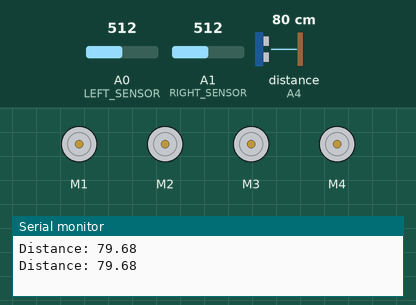
This sketch was run on a simulated Arduino Uno, built with avr-gcc and run on an emulated ATmega328P. On the bench: 4 × DC motor (green arrow = forward, orange = backward, longer = faster), the last lines printed to the serial monitor. Wiring (inferred from the names in the program): ultrasonic range finder: trigger A5; echo A4. The test bench sets the inputs (shaded band); at power-on: A0 (LEFT_SENSOR) = 512, A1 (RIGHT_SENSOR) = 512, distance to the obstacle (sensor on A4) 80 cm. The echo pulse lasts 58.3 µs per cm.

Above: at 1.8 s.
1.9 s: A0 (LEFT_SENSOR) set to 40
3.4 s: A0 (LEFT_SENSOR) set to 32
At 4.9 s:
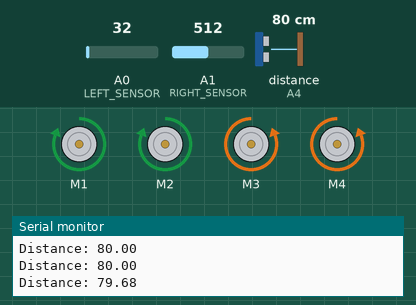
5.5 s: A1 (RIGHT_SENSOR) set to 40
7.2 s: A1 (RIGHT_SENSOR) set to 33
At 8.8 s:
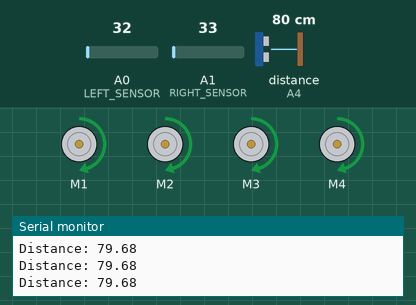
9.5 s: A0 (LEFT_SENSOR) set to 122
At 10.8 s:
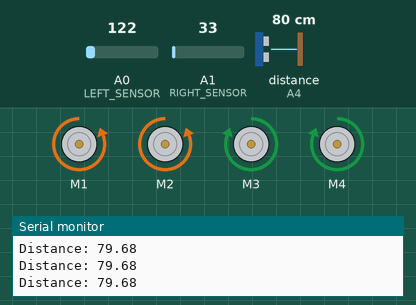
11.5 s: A0 (LEFT_SENSOR) set to 25
At 12.8 s:
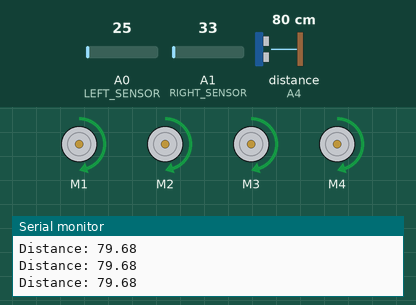
Timing chart, 0 to 14.5 s (numbered marks = the images above; inputs shaded):
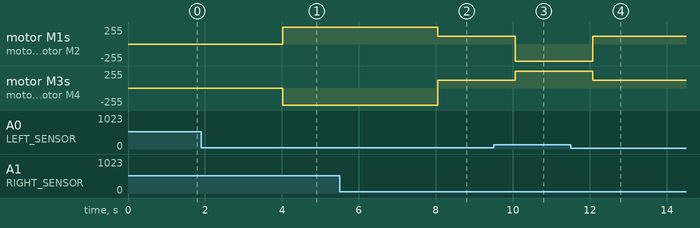

Measured:
- the behaviour switches between 36 and 35 on A0 (LEFT_SENSOR) (found by bisection; images 0 and 1)
- the behaviour switches between 36 and 35 on A1 (RIGHT_SENSOR) (found by bisection; images 1 and 2)
- after the input at 3.4 s, motor M1, motor M2: stopped → forward 255/255 after 0.63 s; motor M3, motor M4: stopped → backward 255/255 after 0.63 s
- after the input at 7.2 s, motor M1, motor M2: forward 255/255 → forward 120/255 after 0.85 s; motor M3, motor M4: backward 255/255 → forward 120/255 after 0.85 s
- after the input at 9.5 s, motor M1, motor M2: forward 120/255 → backward 255/255 after 0.56 s; motor M3, motor M4: forward 120/255 → forward 255/255 after 0.56 s
- after the input at 11.5 s, motor M1, motor M2: backward 255/255 → forward 120/255 after 0.58 s; motor M3, motor M4: forward 255/255 → forward 120/255 after 0.58 s

The sketch:

final_line_follower_1.ino
```cpp
//ARDUINO LINE FOLLOWER CAR Based On Arduino Motor Driver Shield
//You have to install the AFMotor library before uploading the sketch
//First download the AFMotor Zip file then open Arduino IDE
//go to sketch >> Include library >> ADD .Zip file >> Select the downloaded AFMotor Zip File >> open
// Created by DIY Builder
// You Can modify the sketch according to your need.

const int trigPin = A5;
const int echoPin = A4;
float duration, distance;

#include<AFMotor.h> //Include Adafruit Motor Driver Shield Library
//create motor obejects
AF_DCMotor motor1(1, MOTOR12_1KHZ);
AF_DCMotor motor2(2, MOTOR12_1KHZ);
AF_DCMotor motor3(3, MOTOR34_1KHZ);
AF_DCMotor motor4(4, MOTOR34_1KHZ);

#define LEFT_SENSOR A0 // connect the Left sensor with analog pin A0
#define RIGHT_SENSOR A1 // connect the Right sensor with analog pin A1

void setup() {

pinMode(trigPin, OUTPUT);
pinMode(echoPin, INPUT);

Serial.begin(9600);

pinMode(RIGHT_SENSOR, INPUT); // initialize Right sensor as an inut
pinMode(LEFT_SENSOR, INPUT); // initialize Left sensor as as input

}

void loop() {

 digitalWrite(trigPin, LOW);
  delayMicroseconds(2);
  digitalWrite(trigPin, HIGH);
  delayMicroseconds(10);
  digitalWrite(trigPin, LOW);

  duration = pulseIn(echoPin, HIGH);
  distance = (duration*.0343)/2;
  Serial.print("Distance: ");
  Serial.println(distance);
  delay(1000);

if(distance>12.00)
{


if(analogRead(RIGHT_SENSOR)<=35 && analogRead(LEFT_SENSOR)<=35) //compare both sensor value to set the directionc
{
  motor1.run(FORWARD); // run motor1 clockwise
  motor1.setSpeed(120); // set motor1 speed 50 percent
  motor2.run(FORWARD); // run motor2 clockwise
  motor2.setSpeed(120); // set motor2 speed 50 percent
  motor3.run(FORWARD); // run motor3 clockwise
  motor3.setSpeed(120); // set motor3 speed 50 percent
  motor4.run(FORWARD); // run motor4 clockwise
  motor4.setSpeed(120); // set motor4 speed 50 percent
}
 else if(!analogRead(RIGHT_SENSOR)<=35 && analogRead(LEFT_SENSOR)<=35) //compare both sensor value to set the direction
 {
  motor1.run(FORWARD); // run motor1 clockwise
  motor1.setSpeed(255); // set motor1 speed 100 percent
  motor2.run(FORWARD); // run motor2 clockwise
  motor2.setSpeed(255); // set motor2 speed 100 percent
  motor3.run(BACKWARD); // run motor3 anti-clockwise
  motor3.setSpeed(255); // set motor3 speed 100 percent
  motor4.run(BACKWARD); // run motor4 anti-clockwise
  motor4.setSpeed(255); // set motor4 speed 100 percent

}
 else if(analogRead(RIGHT_SENSOR)<=35 && !analogRead(LEFT_SENSOR)<=35) //compare both sensor value to set the direction
 {
  motor1.run(BACKWARD); // run motor1 anti-clockwise
  motor1.setSpeed(255); // set motor1 speed 100 percent
  motor2.run(BACKWARD); // run motor2 anti-clockwise
  motor2.setSpeed(255); // set motor2 speed 100 percent
  motor3.run(FORWARD);  // run motor3 clockwise
  motor3.setSpeed(255); // set motor3 speed 100 percent
  motor4.run(FORWARD);  // run motor4 clockwise
  motor4.setSpeed(255); // set motor4 speed 100 percent
}
else if(!analogRead(RIGHT_SENSOR)<=35 && !analogRead(LEFT_SENSOR)<=35) //compare both sensor value to set the direction
{
  //stop all the motors
  motor1.run(RELEASE);
  motor2.run(RELEASE);
  motor3.run(RELEASE);
  motor4.run(RELEASE);
 }
}
else{
   //stop all the motors
  motor1.run(RELEASE);
  motor2.run(RELEASE);
  motor3.run(RELEASE);
  motor4.run(RELEASE);
 }
}
```
